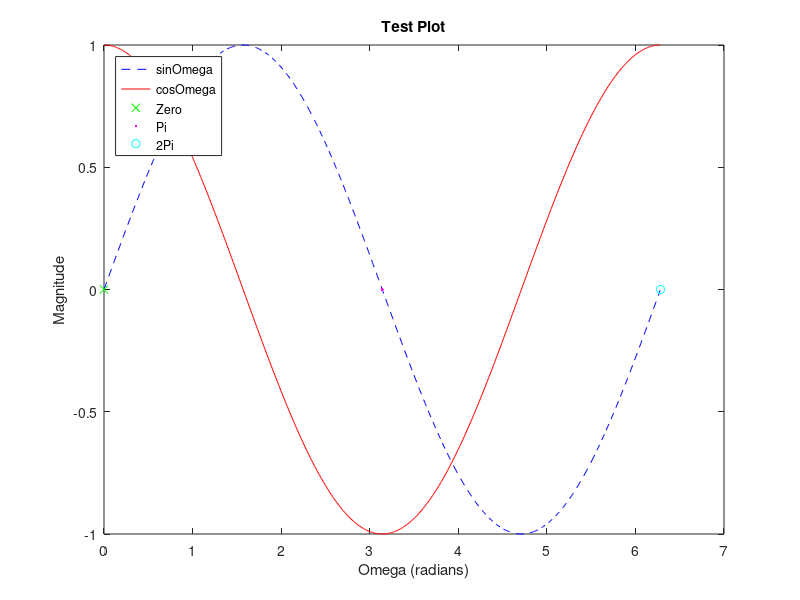

Reproduce this figure in MATLAB. (Note: this script raises an error after producing the figure.)
clc;
close all;
clear all;

addpath('postprocessing/');

omega = [0:0.01:2*pi];
sinOmega = sin(omega);
cosOmega = cos(omega);

fig=figure;
plot(omega,sinOmega,'--b','DisplayName','sinOmega');
hold on;
plot(omega,cosOmega,'-r','DisplayName','cosOmega');
hold on;
plot(0,0,'xg','DisplayName','Zero');
hold on;
plot(pi,0,'.m','DisplayName','Pi');
hold on;
plot(2*pi,0,'oc','DisplayName','2Pi');

xlabel('Omega (radians)');
ylabel('Magnitude');
title('Test Plot');

[lgdH,lgdIcons, lgdPlots, lgdTxt]=legend('Location','NorthWest'); 
[lgdH,lgdIcons, lgdPlots, lgdTxt,XDataOrig,XDataNew] =...
    scaleLegendLines(0.5,lgdH,lgdIcons, lgdPlots, lgdTxt);

legend boxoff;

here=1;

